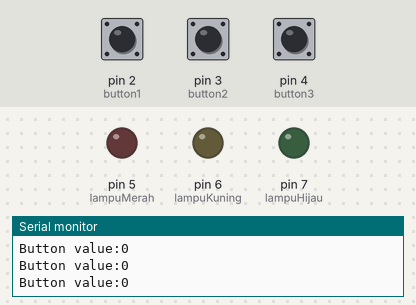
A sketch run on a simulated Arduino Uno, built with avr-gcc and run on an emulated ATmega328P. Parts: output pins drawn as LEDs (lit = HIGH), the last lines printed to the serial monitor. Inputs (shaded band) come from the test bench; at power-on: pin 2 (button1) LOW, pin 3 (button2) LOW, pin 4 (button3) LOW.

Above: at 1.2 s.
1.3 s: pin 2 (button1) pulled HIGH for 0.15 s
At 1.45 s:
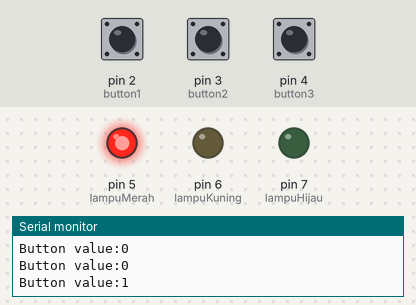
3.0 s: pin 3 (button2) pulled HIGH for 0.15 s
At 3.15 s:
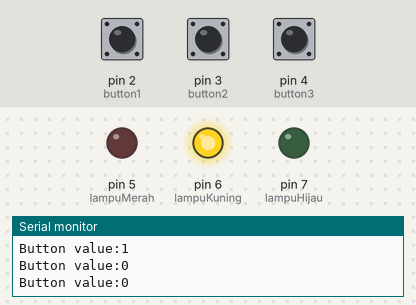
4.7 s: pin 4 (button3) pulled HIGH for 0.15 s
At 4.84 s:
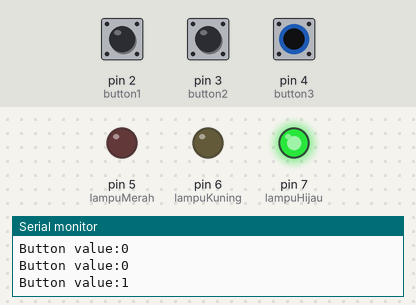
6.4 s: pin 4 (button3) pulled HIGH for 3.2 s
At 10.0 s:
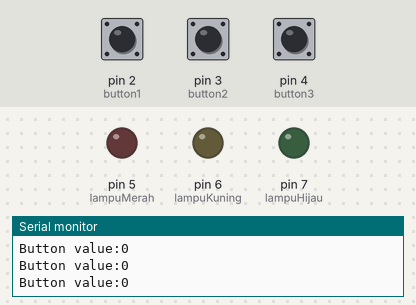
12.6 s: pin 2 (button1) pulled HIGH for 3.2 s
At 13.3 s:
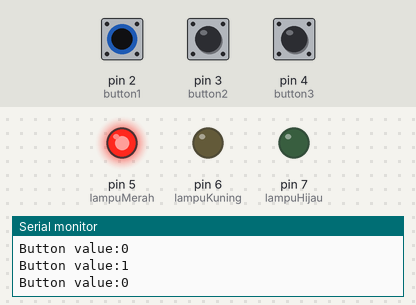
17.3 s: pin 2 (button1) driven HIGH and pin 3 (button2) driven HIGH
At 17.7 s:
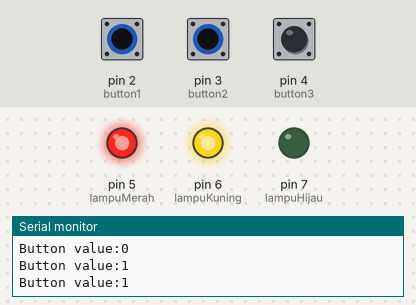
Timing chart, 0 to 19.8 s (numbered marks = the images above; inputs shaded):
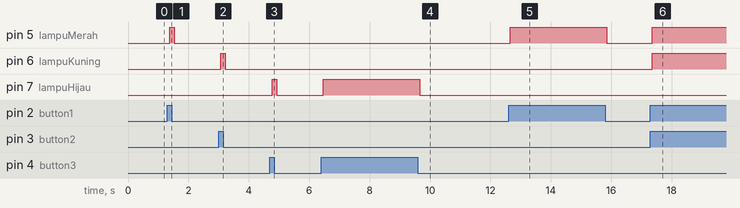

The sketch:

3-11-21_Arduino_3_Buttons_3_LEDs.ino
```cpp
// Inisialisasi pin Arduino yang akan digunakan
int button1 = 2, button2 = 3, button3 = 4;
int lampuMerah = 5, lampuKuning = 6, lampuHijau = 7;

void setup() {
  Serial.begin(9600);

  // Deklarasi pin Arduino sebagai Input/Output
  for(int i = 2; i <= 4; i++)
  {
    pinMode(i, INPUT);
  }
  for(int i = 5; i <= 7; i++)
  {
    pinMode(i, OUTPUT);
  }
}

void loop() {
  // Pembacaan nilai pada tiap button
  int buttonRead1 = digitalRead(button1);
  int buttonRead2 = digitalRead(button2);
  int buttonRead3 = digitalRead(button3);

  // Menampilkan nilai hasil pembacaan button pada Serial Monitor
  Serial.println("Button value:" + String(buttonRead1));
  Serial.println("Button value:" + String(buttonRead2));
  Serial.println("Button value:" + String(buttonRead3));

  // Logika Button 1
  if(buttonRead1 == 1){
    digitalWrite(lampuMerah, HIGH);
  }
  else{
    digitalWrite(lampuMerah, LOW);
  }

  // Logika Button 2
  if(buttonRead2 == 1){
    digitalWrite(lampuKuning, HIGH);
  }
  else{
    digitalWrite(lampuKuning, LOW);
  }

  // Logika Button 3
  if(buttonRead3 == 1){
    digitalWrite(lampuHijau, HIGH);
  }
  else{
    digitalWrite(lampuHijau, LOW);
  }
}
```

Measured:
- after the input at 1.3 s, pin 5 (lampuMerah): LOW → HIGH after 0.08 s, → LOW 0.15 s later
- after the input at 3.0 s, pin 6 (lampuKuning): LOW → HIGH after 0.08 s, → LOW 0.15 s later
- after the input at 4.7 s, pin 7 (lampuHijau): LOW → HIGH after 0.08 s, → LOW 0.15 s later
- after the input at 6.4 s, pin 7 (lampuHijau): LOW → HIGH after 0.07 s, → LOW 3.2 s later
- after the input at 12.6 s, pin 5 (lampuMerah): LOW → HIGH after 0.06 s, → LOW 3.2 s later
- after the input at 17.3 s, pin 5 (lampuMerah), pin 6 (lampuKuning): LOW → HIGH after 0.05 s
